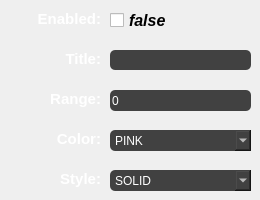
   <widget class="QWidget" name="bossbar_settings">
    <attribute name="title">
     <string>BossBar</string>
    </attribute>
    <widget class="QLabel" name="b_style">
     <property name="geometry">
      <rect>
       <x>10</x>
       <y>170</y>
       <width>91</width>
       <height>21</height>
      </rect>
     </property>
     <property name="baseSize">
      <size>
       <width>0</width>
       <height>0</height>
      </size>
     </property>
     <property name="font">
      <font>
       <pointsize>11</pointsize>
       <weight>75</weight>
       <bold>true</bold>
       <kerning>true</kerning>
      </font>
     </property>
     <property name="styleSheet">
      <string notr="true">color: #ffffff</string>
     </property>
     <property name="lineWidth">
      <number>1</number>
     </property>
     <property name="midLineWidth">
      <number>0</number>
     </property>
     <property name="text">
      <string>Style:</string>
     </property>
     <property name="alignment">
      <set>Qt::AlignRight|Qt::AlignTop|Qt::AlignTrailing</set>
     </property>
     <property name="wordWrap">
      <bool>true</bool>
     </property>
     <property name="margin">
      <number>0</number>
     </property>
     <property name="indent">
      <number>0</number>
     </property>
    </widget>
    <widget class="QLineEdit" name="b_title_2">
     <property name="geometry">
      <rect>
       <x>110</x>
       <y>50</y>
       <width>141</width>
       <height>20</height>
      </rect>
     </property>
     <property name="styleSheet">
      <string notr="true">color: #ffffff;
background: #414141;
border-radius: 5px;</string>
     </property>
    </widget>
    <widget class="QLabel" name="b_color">
     <property name="geometry">
      <rect>
       <x>10</x>
       <y>130</y>
       <width>91</width>
       <height>21</height>
      </rect>
     </property>
     <property name="baseSize">
      <size>
       <width>0</width>
       <height>0</height>
      </size>
     </property>
     <property name="font">
      <font>
       <pointsize>11</pointsize>
       <weight>75</weight>
       <bold>true</bold>
       <kerning>true</kerning>
      </font>
     </property>
     <property name="styleSheet">
      <string notr="true">color: #ffffff</string>
     </property>
     <property name="lineWidth">
      <number>1</number>
     </property>
     <property name="midLineWidth">
      <number>0</number>
     </property>
     <property name="text">
      <string>Color:</string>
     </property>
     <property name="alignment">
      <set>Qt::AlignRight|Qt::AlignTop|Qt::AlignTrailing</set>
     </property>
     <property name="wordWrap">
      <bool>true</bool>
     </property>
     <property name="margin">
      <number>0</number>
     </property>
     <property name="indent">
      <number>0</number>
     </property>
    </widget>
    <widget class="QLabel" name="b_range">
     <property name="geometry">
      <rect>
       <x>10</x>
       <y>90</y>
       <width>91</width>
       <height>21</height>
      </rect>
     </property>
     <property name="baseSize">
      <size>
       <width>0</width>
       <height>0</height>
      </size>
     </property>
     <property name="font">
      <font>
       <pointsize>11</pointsize>
       <weight>75</weight>
       <bold>true</bold>
       <kerning>true</kerning>
      </font>
     </property>
     <property name="styleSheet">
      <string notr="true">color: #ffffff</string>
     </property>
     <property name="lineWidth">
      <number>1</number>
     </property>
     <property name="midLineWidth">
      <number>0</number>
     </property>
     <property name="text">
      <string>Range:</string>
     </property>
     <property name="alignment">
      <set>Qt::AlignRight|Qt::AlignTop|Qt::AlignTrailing</set>
     </property>
     <property name="wordWrap">
      <bool>true</bool>
     </property>
     <property name="margin">
      <number>0</number>
     </property>
     <property name="indent">
      <number>0</number>
     </property>
    </widget>
    <widget class="QLabel" name="b_title">
     <property name="geometry">
      <rect>
       <x>10</x>
       <y>50</y>
       <width>91</width>
       <height>21</height>
      </rect>
     </property>
     <property name="baseSize">
      <size>
       <width>0</width>
       <height>0</height>
      </size>
     </property>
     <property name="font">
      <font>
       <pointsize>11</pointsize>
       <weight>75</weight>
       <bold>true</bold>
       <kerning>true</kerning>
      </font>
     </property>
     <property name="styleSheet">
      <string notr="true">color: #ffffff</string>
     </property>
     <property name="lineWidth">
      <number>1</number>
     </property>
     <property name="midLineWidth">
      <number>0</number>
     </property>
     <property name="text">
      <string>Title:</string>
     </property>
     <property name="alignment">
      <set>Qt::AlignRight|Qt::AlignTop|Qt::AlignTrailing</set>
     </property>
     <property name="wordWrap">
      <bool>true</bool>
     </property>
     <property name="margin">
      <number>0</number>
     </property>
     <property name="indent">
      <number>0</number>
     </property>
    </widget>
    <widget class="QSpinBox" name="b_range_2">
     <property name="geometry">
      <rect>
       <x>110</x>
       <y>90</y>
       <width>141</width>
       <height>21</height>
      </rect>
     </property>
     <property name="styleSheet">
      <string notr="true">color: #ffffff;
background: #414141;
border-radius: 5px;</string>
     </property>
     <property name="buttonSymbols">
      <enum>QAbstractSpinBox::NoButtons</enum>
     </property>
     <property name="maximum">
      <number>9999</number>
     </property>
    </widget>
    <widget class="QComboBox" name="b_color_2">
     <property name="geometry">
      <rect>
       <x>110</x>
       <y>130</y>
       <width>141</width>
       <height>21</height>
      </rect>
     </property>
     <property name="cursor">
      <cursorShape>PointingHandCursor</cursorShape>
     </property>
     <property name="styleSheet">
      <string notr="true">color: #ffffff;
background: #414141;
border-radius: 5px;</string>
     </property>
     <item>
      <property name="text">
       <string>PINK</string>
      </property>
     </item>
     <item>
      <property name="text">
       <string>BLUE</string>
      </property>
     </item>
     <item>
      <property name="text">
       <string>RED</string>
      </property>
     </item>
     <item>
      <property name="text">
       <string>GREEN</string>
      </property>
     </item>
     <item>
      <property name="text">
       <string>GREEN</string>
      </property>
     </item>
     <item>
      <property name="text">
       <string>PURPLE</string>
      </property>
     </item>
     <item>
      <property name="text">
       <string>WHITE</string>
      </property>
     </item>
    </widget>
    <widget class="QComboBox" name="b_style_2">
     <property name="geometry">
      <rect>
       <x>110</x>
       <y>170</y>
       <width>141</width>
       <height>21</height>
      </rect>
     </property>
     <property name="cursor">
      <cursorShape>PointingHandCursor</cursorShape>
     </property>
     <property name="styleSheet">
      <string notr="true">color: #ffffff;
background: #414141;
border-radius: 5px;</string>
     </property>
     <item>
      <property name="text">
       <string>SOLID</string>
      </property>
     </item>
     <item>
      <property name="text">
       <string>SEGMENTED_6</string>
      </property>
     </item>
     <item>
      <property name="text">
       <string>SEGMENTED_10</string>
      </property>
     </item>
     <item>
      <property name="text">
       <string>SEGMENTED_12</string>
      </property>
     </item>
     <item>
      <property name="text">
       <string>SEGMENTED_12</string>
      </property>
     </item>
    </widget>
    <widget class="QLabel" name="b_enable">
     <property name="geometry">
      <rect>
       <x>10</x>
       <y>10</y>
       <width>91</width>
       <height>21</height>
      </rect>
     </property>
     <property name="baseSize">
      <size>
       <width>0</width>
       <height>0</height>
      </size>
     </property>
     <property name="font">
      <font>
       <pointsize>11</pointsize>
       <weight>75</weight>
       <bold>true</bold>
       <kerning>true</kerning>
      </font>
     </property>
     <property name="styleSheet">
      <string notr="true">color: #ffffff</string>
     </property>
     <property name="lineWidth">
      <number>1</number>
     </property>
     <property name="midLineWidth">
      <number>0</number>
     </property>
     <property name="text">
      <string>Enabled:</string>
     </property>
     <property name="alignment">
      <set>Qt::AlignRight|Qt::AlignTop|Qt::AlignTrailing</set>
     </property>
     <property name="wordWrap">
      <bool>true</bool>
     </property>
     <property name="margin">
      <number>0</number>
     </property>
     <property name="indent">
      <number>0</number>
     </property>
    </widget>
    <widget class="QCheckBox" name="b_enable_2">
     <property name="geometry">
      <rect>
       <x>110</x>
       <y>10</y>
       <width>141</width>
       <height>21</height>
      </rect>
     </property>
     <property name="font">
      <font>
       <pointsize>12</pointsize>
       <weight>75</weight>
       <italic>true</italic>
       <bold>true</bold>
      </font>
     </property>
     <property name="text">
      <string>false</string>
     </property>
    </widget>
   </widget>
